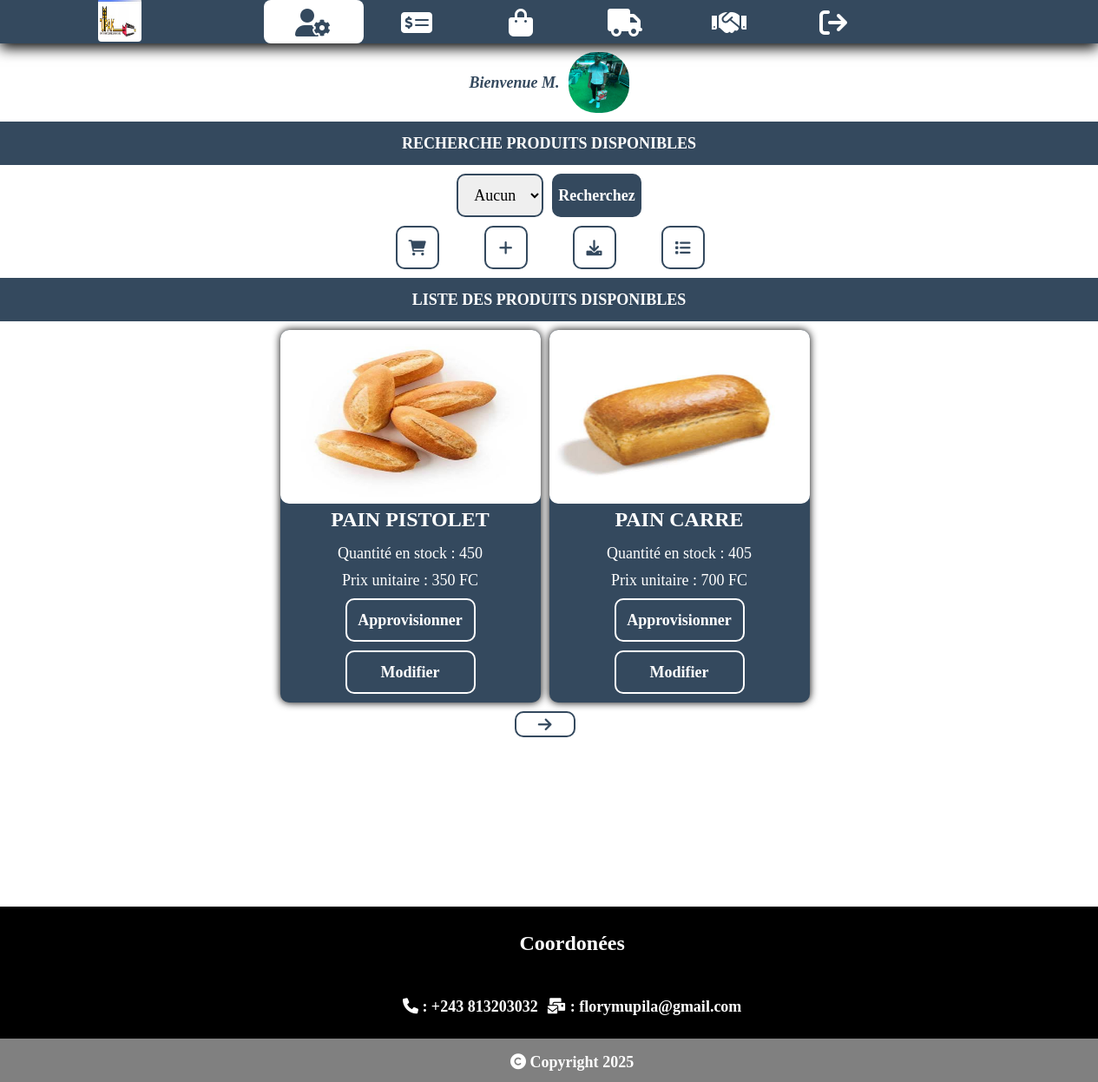
Page /Vendeur/gestion_produit.php (signed in) on the committed database.
### tables this page shows
CREATE TABLE `photo_agent` (
  `PK_Photo_Agent` int(10) UNSIGNED NOT NULL,
  `Agent` int(10) UNSIGNED NOT NULL,
  `Nom_Photo_Agent` varchar(255) NOT NULL,
  `Source_Photo_Agent` varchar(255) NOT NULL
);

CREATE TABLE `photo_produit` (
  `PK_Photo_Produit` int(10) UNSIGNED NOT NULL,
  `Produit` int(10) UNSIGNED NOT NULL,
  `Nom_Photo_Produit` varchar(255) NOT NULL,
  `Source_Photo_Produit` varchar(255) NOT NULL
);

CREATE TABLE `produit` (
  `PK_Pro` int(10) UNSIGNED NOT NULL,
  `categorie` int(10) UNSIGNED NOT NULL,
  `Lib_Pro` varchar(20) NOT NULL,
  `P_U` int(10) UNSIGNED NOT NULL,
  `Qte_Stock` int(10) UNSIGNED NOT NULL
);

### Vendeur/gestion_produit.php (the view, shortened to what this page needs)
<?php
	require("../Connexion.php");
	$id_agent = (array_key_exists("v", $_SESSION)) ? $_SESSION["v"]: 0;
?>
<!DOCTYPE html>
<html lang="fr">
<head>
	<link rel="stylesheet" type="text/css" href="../css/all.css">
	<link rel="stylesheet" type="text/css" href="gestion_produit.css">
	<link rel="stylesheet" type="text/css" href="../menu.css">
	<link rel="stylesheet" type="text/css" href="../foot.css">
</head>
<body>
	<?php
		require "../menu.php";
			$Taille = (isset($_POST['Taille'])) ? $_POST['Taille'] : 2 ;
			$page = (isset($_GET['page'])) ? (!empty($_GET['page'])) ? (preg_match("/[0-9]/", $_GET['page']))? $_GET['page'] : 1 : 1 : 1 ;
			if (preg_match("/[0-9]/", $page)) {
				$offset = ($page-1)*$Taille;
			} else {
				$offset = 0;
			}
			if (!isset($_POST["BtnRecherche"])) {
				$Chaine = "SELECT * FROM `produit` AS `P` INNER JOIN `photo_produit` AS `PP` ON PP.Produit = P.PK_Pro WHERE NOT Qte_Stock = 0 LIMIT $Taille OFFSET $offset";
				$Requete = $connexion->prepare($Chaine);
				$RequteNbre = $connexion->prepare("SELECT count(*) NbreProd FROM `produit` AS `P` INNER JOIN `photo_produit` AS `PP` ON PP.Produit = P.PK_Pro WHERE NOT Qte_Stock = 0 LIMIT $Taille");
			}
			$Requete->execute();
			$RequteNbre->execute();
			$ResProd = $RequteNbre->fetch(PDO::FETCH_ASSOC);
			$NbreProd = $ResProd["NbreProd"];
			$Reste = ($NbreProd % $Taille);
			if ($Reste == 0) {
				$NbrePage = ($NbreProd / $Taille);
			} else {
				$NbrePage = floor($NbreProd / $Taille) + 1;
			}
	?>
	<div id="AffNomAgent">
		<?php
			$id_ag = $_SESSION['v'];
			$rq_sel_photo = $connexion->prepare("SELECT * FROM `photo_agent` WHERE Agent = $id_ag");
			$rq_sel_photo->execute();
			$rs_sel_photo = $rq_sel_photo->fetch(PDO::FETCH_ASSOC);
			if ($_SESSION['utilisateurs']["v_".$_SESSION['v']]["genre"] == 2) {
				echo "<p>Bienvenue Mme ".$_SESSION['utilisateurs']["v_".$_SESSION['v']]["nom"]." ".$_SESSION['utilisateurs']["v_".$_SESSION['v']]["post_nom"]."</p>";
			}else{
				echo "<p>Bienvenue M. ".$_SESSION['utilisateurs']["v_".$_SESSION['v']]["nom"]." ".$_SESSION['utilisateurs']["v_".$_SESSION['v']]["post_nom"]."</p>";
			}
			$Source = $rs_sel_photo["Source_Photo_Agent"];
			echo "<img src='../{$Source}'>";
		?>
	</div>
	<h3 class="Titre">
		Recherche produits disponibles
	</h3>
	<form id="RechercheProduit" action="<?php echo htmlspecialchars($_SERVER["PHP_SELF"]); ?>" method="post">
		<div id="BoxSelectionProduit">
			<select id="Prod" name="Prod">
				<option value="">
					Aucun
				</option>
			</select>
		</div>
		<div id="BoxProdSelect">
			<input type="submit" name="BtnRecherche" value="Recherchez">
		</div>
	</form>
	<div id="BoxBtnTel">
		<p>
			<a href="form_produit.php" class="fas fa-cart-shopping" title="Ajout commande"></a>
		</p>
		<p>
			<a href="Insert_produit.php" class="fas fa-add" title="Ajout produit"></a>
		</p>
		<p>
			<a href="Impression_produit.php" class="fas fa-download" title="Téléchargement de la liste des produits" target="_blank" rel="noopener noreferrer"></a>
		</p>
		<p>
			<a href='gestion_prod_rup.php' class='fas fa-list' title="Liste des prodruits en rupture de stock"></a>
		</p>
	</div>
	<h3 class="Titre">
		Liste des produits disponibles
	</h3>
		<div id="BoxProd">
		<?php
			while($Resultat = $Requete->fetch(PDO::FETCH_ASSOC)){
				$Prod = $Resultat["Lib_Pro"];
				$IdProd = $Resultat['PK_Pro'];
				$Pu = $Resultat["P_U"];
				?>
				<div class="BoxProdSelect">
				<div id="Produit">
					<div>
						<img src="<?php echo $Resultat["Source_Photo_Produit"] ?>" >
						<h3 style="color: white">
							<?php echo $Prod ?>
						</h3>
						<div>
							<p>
								Quantité en stock : <?php echo $Resultat["Qte_Stock"]; ?>
							</p>
							<p>
								Prix unitaire : <?php echo $Pu." FC"; ?>
							</p>
							<p class="Btn">
								<a href="Appro_produit.php?pr=<?php echo $IdProd; ?>"> Approvisionner</a>
							</p>
							<p class="Btn">
								<a href="Modifier_produit.php?pr=<?php echo $IdProd; ?>">Modifier</a>
							</p>
						</div>
					</div>
				</div>
				</div>
	<?php
			}
		?>
		</div>
		<div id="BoxBtnDefilement">
			<p>
				<ul>
				<?php
					if ($NbrePage > 1) {
						if ($page > 1) { ?>
							<li>
								<a href="gestion_produit.php?page=<?php echo ($page - 1) ?>" class="fas fa-arrow-left">
								</a>
							</li>
							<li>
								<a href="gestion_produit.php?page=<?php echo ($page + 1) ?>" <?php if($NbrePage == $page){ echo "style='display:none;'";} ?> class="fas fa-arrow-right" title='LienPage'>
								</a>
							</li>
				<?php	} else { ?>
							<li>
								<a href="gestion_produit.php?page=<?php echo ($page + 1) ?>" class="fas fa-arrow-right">
								</a>
							</li>
				<?php	}
					} ?>
				</ul>
			</p>
		</div>
		<?php require "../foot.php"; ?>
</body>
</html>

### Menu.php (shortened to what this page needs)
<?php $page_courant = basename($_SERVER["PHP_SELF"]) ?>
<header>
		<?php
			if (!empty($id_agent)) {
			?>
			<a href="./">
			<img src="../Images/Logo.jpg">
			</a>
			<ul id='BarreDeNavigation'>
				<li>
						<a href='gestion_produit.php' class='fas fa-user-cog' title="Gestion produit" <?php if($page_courant === "gestion_produit.php" OR $page_courant === "form_produit.php" OR $page_courant === "gestion_prod_rup.php" OR $page_courant === "Insert_produit.php" OR $page_courant  === "formulaire_commande.php"){echo "id='Active'";} ?>></a>
					</li>
					<li>
						<a href="gestion_paiement.php" class="fas fa-money-check-dollar" title="Gestion rapport journalier" <?php if($page_courant == "gestion_paiement.php"){echo "id='Active'";} ?>></a>
					</li>
					<li>
						<a href='gestion_commande.php' class='fas fa-shopping-bag' title="Gestion commande" <?php if($page_courant == "gestion_commande.php"){echo "id='Active'";} ?>></a>
					</li>
					<li>
						<a href='gestion_commande_en_livraison.php' class='fas fa-truck' title="gestion commande en cours de livraison" <?php if($page_courant == "gestion_commande_en_livraison.php" OR $page_courant == "Valider_commande.php"){echo "id='Active'";} ?>></a>
					</li>
					<li>
						<a href='gestion_client.php' class='fas fa-handshake' title="Gestion commande" <?php if($page_courant == "gestion_client.php"){echo "id='Active'";} ?>></a>
					</li>
					<li>
						<a href="../FinSession.php" class="fas fa-sign-out" title="Déconnexion" ></a>
					</li>
				</ul>
			<?php
			}
		?>
</header>

### foot.php
<footer>
	<div>
		<h1>Coordonées</h1>
		<div id="Contact">
			<p>
				<span class='fas fa-phone'></span> : +243 813203032
			</p>
			<p>
				<span class='fas fa-mail-bulk'></span> : florymupila@gmail.com
			</p>
		</div>
	</div>
	<div id="Copyright">
		<p>
			<span class='fas fa-copyright'></span> Copyright <?php echo date('Y');?>
		</p>
	</div>
</footer>

### Vendeur/gestion_produit.css (style rules this page uses)
* { margin: 0px; padding:0px; box-sizing: border-box; font-size: large; font-family: "bell mt"; color: black; }
body { background-size: cover; height: 100%; padding: 50px 0px 0px 0px; display: flex; flex-direction: column; justify-content: center; overflow-x: hidden; }
body #AffNomAgent { display: flex; justify-content: center; align-items: center; height: 90px; padding: 10px; }
body #AffNomAgent p { color: #34495E; font-weight: bold; font-style: italic; margin: 0px 10px 0px 0px; }
body #AffNomAgent img { width:70px; height:70px; border-radius:45%; float: left; }
body h3.Titre { border: 2px solid #34495E; background: #34495E; text-transform: uppercase; margin: 0px 0px 10px 0px; width: 100%; height: 50px; display: flex; justify-content: center; align-items: center; color: white; text-align: center; }
body #RechercheProduit { min-width: 200px; min-height: 50px; display: flex; justify-content: center; align-items: center; border-radius: 10px; margin: 0px 0px 10px 0px; }
body input[type=submit], body #RechercheProduit select { outline: none; border-radius: 10px; height: 50px; }
body #RechercheProduit select { border: 2px solid #34495E; text-align: center; max-width: 100px; margin: 0px 10px 0px 0px; }
body input[type=submit] { border: none; padding: 5px; border: 2px solid #34495E; color: white; font-weight: bold; background: #34495E; }
body #BoxProd { display: flex; flex-direction: column; justify-content: center; align-items: center; }
@media screen and (min-width: 750px) { body #BoxProd { display: flex; flex-direction: row; } }
body .BoxProdSelect { display: flex; justify-content: center; align-items: center; }
body #Produit { min-height: 300px; background: #34495E; display: flex; justify-content: center; align-items: center; border-radius: 10px; margin: 0px 0px 10px 0px; text-align: center; box-shadow: 0px 0px 10px black; }
@media screen and (min-width: 401px) { body #Produit { width: 300px; margin: 0px 10px 10px 0px; } }
@media screen and (min-width: 401px) { body #Produit img { width: 300px; height: 200px; border-radius: 10px; } }
body #Produit h3 { margin: 0px 0px 15px 0px; font-size: x-large; }
body #Produit p { margin: 0px 0px 10px 0px; color: white; }
body #Produit p.Btn { height: 50px; display: flex; justify-content: center; align-items: center; }
body #Produit a { border:2px solid white; text-decoration: none; font-weight: bold; border-radius: 10px; display: flex; justify-content: center; align-items: center; width: 150px; height: 100%; background: #34495E; color: white; }
body #BoxBtnTel { height: 50px; margin: 0px 0px 10px; display: flex; justify-content: center; align-items: center; }
body #BoxBtnTel p { width: 100px; height: 100%; margin: 0px 0px 0px 2px; display: flex; justify-content: center; }
body #BoxBtnTel p a { width: 50px; height: 100%; border: 2px solid #34495E; display: flex; justify-content: center; align-items: center; border-radius: 10px; text-decoration: none; color: #34495E; }
body #BoxBtnDefilement { height: 30px; margin: 0px 0px 10px 0px; }
body #BoxBtnDefilement ul { height: 100%; display: flex; justify-content: center; align-items: center; }
body #BoxBtnDefilement li { height: 100%; display: flex; align-items: center; justify-content: center; list-style-type: none; }
body #BoxBtnDefilement a { border: 2px solid #34495E; text-decoration: none; display: flex; align-items: center; justify-content: center; height: 100%; width: 70px; margin: 0px 10px 0px 0px; border-radius: 10px; color: #34495E; }

### menu.css (style rules this page uses)
header { position: fixed; display: flex; justify-content: center; align-items: center; left: 0px; top: 0px; width: 100%; height: 50px; background: #34495E; box-shadow: 0px 5px 15px rgb(0, 0, 0); }
header img { border: none; height: 50px; width: 50px; border-radius: 4px; }
header ul { display: flex; justify-content: center; margin: 0px 0px 0px 2px; height: 100%; }
header ul li { list-style-type: none; display: flex; justify-content: center; }
header ul li a { font-size: xx-large; text-decoration: none; color: white; display: flex; justify-content: center; text-align: center; height: 100%; width: 100%; padding: 10px 2px 0px 0px; margin: 0px 0px 0px 5px; border-radius: 8px; border: none; }
header ul li a:hover, header ul li a#Active { background: white; color: #34495E; transition: 1.5s; }
@media screen and (min-width: 431px) { header ul { width: 78%; } }
@media screen and (min-width: 1030px) { header ul li { width: 120px; height: 100%; } }

### rows in the picture
photo_agent: Source_Photo_Agent (picture)
photo_produit: Source_Photo_Produit (picture), Produit.Lib_Pro "PAIN PISTOLET", Produit.Qte_Stock "450", Produit.P_U "350"
photo_produit: Source_Photo_Produit (picture), Produit.Lib_Pro "PAIN CARRE", Produit.Qte_Stock "405", Produit.P_U "700"
